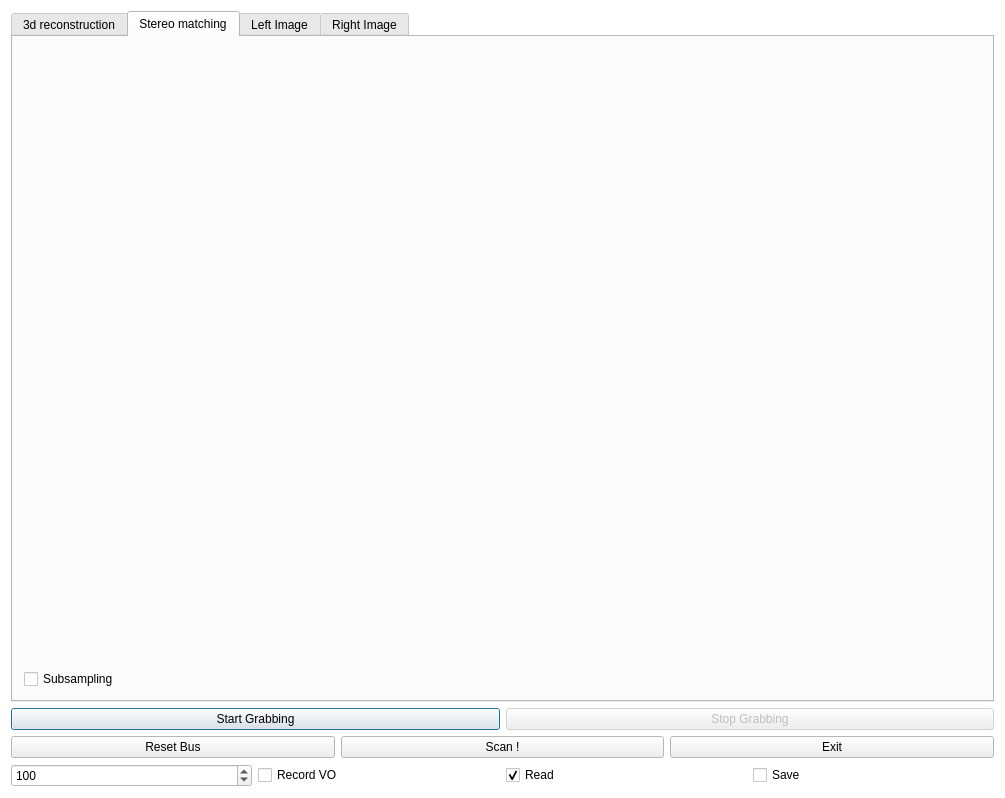
<?xml version="1.0" encoding="UTF-8"?>
<ui version="4.0">
 <class>MainDialog</class>
 <widget class="QDialog" name="MainDialog">
  <property name="geometry">
   <rect>
    <x>0</x>
    <y>0</y>
    <width>1005</width>
    <height>798</height>
   </rect>
  </property>
  <property name="sizePolicy">
   <sizepolicy hsizetype="Preferred" vsizetype="Preferred">
    <horstretch>0</horstretch>
    <verstretch>0</verstretch>
   </sizepolicy>
  </property>
  <property name="palette">
   <palette>
    <active>
     <colorrole role="Base">
      <brush brushstyle="SolidPattern">
       <color alpha="255">
        <red>255</red>
        <green>255</green>
        <blue>255</blue>
       </color>
      </brush>
     </colorrole>
     <colorrole role="Window">
      <brush brushstyle="SolidPattern">
       <color alpha="255">
        <red>255</red>
        <green>255</green>
        <blue>255</blue>
       </color>
      </brush>
     </colorrole>
    </active>
    <inactive>
     <colorrole role="Base">
      <brush brushstyle="SolidPattern">
       <color alpha="255">
        <red>255</red>
        <green>255</green>
        <blue>255</blue>
       </color>
      </brush>
     </colorrole>
     <colorrole role="Window">
      <brush brushstyle="SolidPattern">
       <color alpha="255">
        <red>255</red>
        <green>255</green>
        <blue>255</blue>
       </color>
      </brush>
     </colorrole>
    </inactive>
    <disabled>
     <colorrole role="Base">
      <brush brushstyle="SolidPattern">
       <color alpha="255">
        <red>255</red>
        <green>255</green>
        <blue>255</blue>
       </color>
      </brush>
     </colorrole>
     <colorrole role="Window">
      <brush brushstyle="SolidPattern">
       <color alpha="255">
        <red>255</red>
        <green>255</green>
        <blue>255</blue>
       </color>
      </brush>
     </colorrole>
    </disabled>
   </palette>
  </property>
  <property name="mouseTracking">
   <bool>false</bool>
  </property>
  <property name="windowTitle">
   <string>MainDialog</string>
  </property>
  <property name="sizeGripEnabled">
   <bool>false</bool>
  </property>
  <property name="modal">
   <bool>false</bool>
  </property>
  <layout class="QGridLayout" name="gridLayout_2">
   <item row="3" column="0">
    <layout class="QHBoxLayout" name="horizontalLayout_2">
     <item>
      <widget class="QSpinBox" name="shutterSpinBox">
       <property name="minimum">
        <number>10</number>
       </property>
       <property name="maximum">
        <number>1000</number>
       </property>
       <property name="value">
        <number>100</number>
       </property>
      </widget>
     </item>
     <item>
      <widget class="QCheckBox" name="recordRawOdometryCheckBox">
       <property name="text">
        <string>Record VO</string>
       </property>
       <property name="checked">
        <bool>false</bool>
       </property>
      </widget>
     </item>
     <item>
      <widget class="QCheckBox" name="readFromFilesCheckBox">
       <property name="text">
        <string>Read</string>
       </property>
       <property name="checked">
        <bool>true</bool>
       </property>
      </widget>
     </item>
     <item>
      <widget class="QCheckBox" name="saveToFilesCheckBox">
       <property name="text">
        <string>Save</string>
       </property>
      </widget>
     </item>
    </layout>
   </item>
   <item row="1" column="0">
    <layout class="QHBoxLayout" name="horizontalLayout">
     <item>
      <widget class="QPushButton" name="captureFromFirewireButton">
       <property name="text">
        <string>Start Grabbing</string>
       </property>
       <property name="checkable">
        <bool>false</bool>
       </property>
      </widget>
     </item>
     <item>
      <widget class="QPushButton" name="stopCapturingButton">
       <property name="enabled">
        <bool>false</bool>
       </property>
       <property name="text">
        <string>Stop Grabbing</string>
       </property>
       <property name="checkable">
        <bool>false</bool>
       </property>
       <property name="default">
        <bool>false</bool>
       </property>
       <property name="flat">
        <bool>false</bool>
       </property>
      </widget>
     </item>
    </layout>
   </item>
   <item row="0" column="0">
    <widget class="QTabWidget" name="tabWidget">
     <property name="enabled">
      <bool>true</bool>
     </property>
     <property name="sizePolicy">
      <sizepolicy hsizetype="Expanding" vsizetype="Expanding">
       <horstretch>0</horstretch>
       <verstretch>0</verstretch>
      </sizepolicy>
     </property>
     <property name="tabShape">
      <enum>QTabWidget::Rounded</enum>
     </property>
     <property name="currentIndex">
      <number>1</number>
     </property>
     <widget class="QWidget" name="tabReconstruction">
      <attribute name="title">
       <string>3d reconstruction</string>
      </attribute>
      <layout class="QHBoxLayout" name="horizontalLayout_10">
       <item>
        <layout class="QVBoxLayout" name="verticalLayout_4">
         <item>
          <widget class="View2D" name="disparityView" native="true"/>
         </item>
         <item>
          <widget class="View2D" name="leftImageView" native="true"/>
         </item>
         <item>
          <widget class="View2D" name="rightImageView" native="true"/>
         </item>
        </layout>
       </item>
       <item>
        <layout class="QGridLayout" name="gridLayout" columnstretch="0">
         <property name="spacing">
          <number>6</number>
         </property>
         <item row="0" column="0" rowspan="2">
          <widget class="View3D" name="modelView" native="true"/>
         </item>
         <item row="2" column="0">
          <layout class="QVBoxLayout" name="verticalLayout" stretch="0,0,0,0">
           <property name="spacing">
            <number>2</number>
           </property>
           <item>
            <layout class="QHBoxLayout" name="horizontalLayout_5">
             <property name="bottomMargin">
              <number>0</number>
             </property>
             <item>
              <widget class="QPushButton" name="resizePushButton">
               <property name="text">
                <string>Resize</string>
               </property>
              </widget>
             </item>
             <item>
              <widget class="QPushButton" name="addPosePushButton">
               <property name="text">
                <string>Add</string>
               </property>
              </widget>
             </item>
             <item>
              <widget class="QPushButton" name="deletePosePushButton">
               <property name="text">
                <string>Delete</string>
               </property>
              </widget>
             </item>
            </layout>
           </item>
           <item>
            <layout class="QHBoxLayout" name="horizontalLayout_4" stretch="0,0,0">
             <property name="sizeConstraint">
              <enum>QLayout::SetDefaultConstraint</enum>
             </property>
             <property name="bottomMargin">
              <number>0</number>
             </property>
             <item>
              <widget class="QPushButton" name="resizeSmallPushButton">
               <property name="text">
                <string>320x480 Movie</string>
               </property>
              </widget>
             </item>
             <item>
              <widget class="QPushButton" name="playPosesPushButton">
               <property name="text">
                <string>Play</string>
               </property>
              </widget>
             </item>
             <item>
              <widget class="QPushButton" name="recordPosesPushButton">
               <property name="sizePolicy">
                <sizepolicy hsizetype="Preferred" vsizetype="Fixed">
                 <horstretch>0</horstretch>
                 <verstretch>0</verstretch>
                </sizepolicy>
               </property>
               <property name="text">
                <string>Record</string>
               </property>
               <property name="iconSize">
                <size>
                 <width>0</width>
                 <height>0</height>
                </size>
               </property>
              </widget>
             </item>
            </layout>
           </item>
           <item>
            <layout class="QHBoxLayout" name="horizontalLayout_6">
             <property name="bottomMargin">
              <number>0</number>
             </property>
             <item>
              <widget class="QSlider" name="backgroundWallSlider">
               <property name="sizePolicy">
                <sizepolicy hsizetype="Preferred" vsizetype="Preferred">
                 <horstretch>0</horstretch>
                 <verstretch>0</verstretch>
                </sizepolicy>
               </property>
               <property name="maximum">
                <number>200</number>
               </property>
               <property name="singleStep">
                <number>1</number>
               </property>
               <property name="pageStep">
                <number>10</number>
               </property>
               <property name="value">
                <number>100</number>
               </property>
               <property name="sliderPosition">
                <number>100</number>
               </property>
               <property name="tracking">
                <bool>true</bool>
               </property>
               <property name="orientation">
                <enum>Qt::Horizontal</enum>
               </property>
               <property name="invertedAppearance">
                <bool>false</bool>
               </property>
               <property name="invertedControls">
                <bool>false</bool>
               </property>
              </widget>
             </item>
             <item>
              <widget class="QCheckBox" name="backgroundWallCheckBox">
               <property name="sizePolicy">
                <sizepolicy hsizetype="Maximum" vsizetype="Fixed">
                 <horstretch>0</horstretch>
                 <verstretch>0</verstretch>
                </sizepolicy>
               </property>
               <property name="text">
                <string>Wall</string>
               </property>
               <property name="checked">
                <bool>false</bool>
               </property>
               <property name="tristate">
                <bool>false</bool>
               </property>
              </widget>
             </item>
            </layout>
           </item>
           <item>
            <layout class="QHBoxLayout" name="horizontalLayout_3">
             <property name="bottomMargin">
              <number>0</number>
             </property>
             <item>
              <widget class="QCheckBox" name="showCamerasCheckBox">
               <property name="sizePolicy">
                <sizepolicy hsizetype="Preferred" vsizetype="Fixed">
                 <horstretch>0</horstretch>
                 <verstretch>0</verstretch>
                </sizepolicy>
               </property>
               <property name="text">
                <string>Cams</string>
               </property>
               <property name="checked">
                <bool>true</bool>
               </property>
              </widget>
             </item>
             <item>
              <widget class="QCheckBox" name="gridCheckBox">
               <property name="sizePolicy">
                <sizepolicy hsizetype="Preferred" vsizetype="Fixed">
                 <horstretch>0</horstretch>
                 <verstretch>0</verstretch>
                </sizepolicy>
               </property>
               <property name="text">
                <string>Grid</string>
               </property>
               <property name="checked">
                <bool>true</bool>
               </property>
              </widget>
             </item>
             <item>
              <widget class="QCheckBox" name="whiteCheckBox">
               <property name="sizePolicy">
                <sizepolicy hsizetype="Preferred" vsizetype="Fixed">
                 <horstretch>0</horstretch>
                 <verstretch>0</verstretch>
                </sizepolicy>
               </property>
               <property name="text">
                <string>White</string>
               </property>
               <property name="checked">
                <bool>true</bool>
               </property>
              </widget>
             </item>
            </layout>
           </item>
          </layout>
         </item>
        </layout>
       </item>
      </layout>
     </widget>
     <widget class="QWidget" name="tabStereo">
      <attribute name="title">
       <string>Stereo matching</string>
      </attribute>
      <layout class="QVBoxLayout" name="verticalLayout_3">
       <item>
        <widget class="View2D" name="elasImageView" native="true"/>
       </item>
       <item>
        <widget class="View2D" name="elasDisparityView" native="true"/>
       </item>
       <item>
        <widget class="QCheckBox" name="subsamplingCheckBox">
         <property name="text">
          <string>Subsampling</string>
         </property>
        </widget>
       </item>
      </layout>
     </widget>
     <widget class="QWidget" name="tabLeftImage">
      <attribute name="title">
       <string>Left Image</string>
      </attribute>
      <layout class="QHBoxLayout" name="horizontalLayout_8">
       <item>
        <widget class="View2D" name="leftFullImageView" native="true"/>
       </item>
      </layout>
     </widget>
     <widget class="QWidget" name="tabRightImage">
      <attribute name="title">
       <string>Right Image</string>
      </attribute>
      <layout class="QHBoxLayout" name="horizontalLayout_9">
       <item>
        <widget class="View2D" name="rightFullImageView" native="true"/>
       </item>
      </layout>
     </widget>
    </widget>
   </item>
   <item row="2" column="0">
    <layout class="QHBoxLayout" name="horizontalLayout_7">
     <property name="bottomMargin">
      <number>0</number>
     </property>
     <item>
      <widget class="QPushButton" name="resetBusButton">
       <property name="text">
        <string>Reset Bus</string>
       </property>
      </widget>
     </item>
     <item>
      <widget class="QPushButton" name="stereoScanButton">
       <property name="text">
        <string>Scan !</string>
       </property>
      </widget>
     </item>
     <item>
      <widget class="QPushButton" name="exitButton">
       <property name="text">
        <string>Exit</string>
       </property>
       <property name="checkable">
        <bool>false</bool>
       </property>
      </widget>
     </item>
    </layout>
   </item>
  </layout>
 </widget>
 <layoutdefault spacing="6" margin="11"/>
 <customwidgets>
  <customwidget>
   <class>View2D</class>
   <extends>QWidget</extends>
   <header>view2d.h</header>
   <container>1</container>
  </customwidget>
  <customwidget>
   <class>View3D</class>
   <extends>QWidget</extends>
   <header>view3d.h</header>
   <container>1</container>
  </customwidget>
 </customwidgets>
 <resources/>
 <connections/>
</ui>
